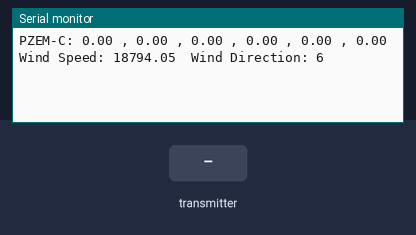
This program was run on a simulated ESP32. On the bench: the last lines printed to the serial monitor. The inputs (shaded band) are chosen by the test bench. Random numbers use the default seed unless the program sets one.

Above: at 1.2 s.
1.3 s: the transmitter starts sending Solar_Voltage = 0
At 1.67 s:
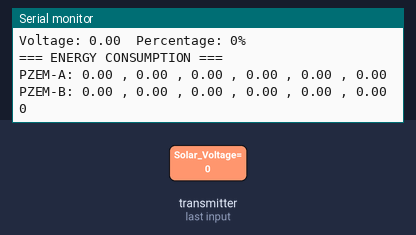
2.8 s: the transmitter starts sending Solar_Current = 25
4.3 s: the transmitter starts sending Wind_Voltage = 25
5.8 s: the transmitter starts sending Wind_Current = 25
At 6.23 s:
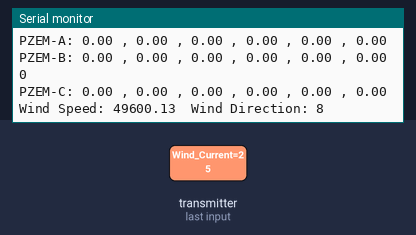
7.3 s: the transmitter starts sending Battery_Voltage = 25
8.8 s: the transmitter starts sending Battery_Percentage = 25
Timing chart, 0 to 11.3 s (numbered marks = the images above; inputs shaded):
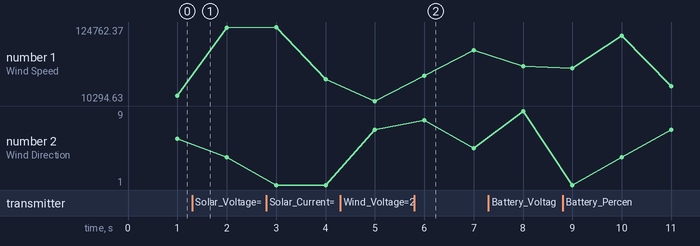

Measured:
- after the input at 1.3 s, the serial monitor: prints a new line after 0.05 s (image 1)
- after the input at 5.8 s, the serial monitor: prints a new line after 0.06 s (image 2)
- plotted number 1: 18794.05 → 123514.65 after the input at 1.3 s, 10294.63 → 88488.43 after the input at 5.8 s
- plotted number 2: 6 → 4 after the input at 1.3 s, 7 → 5 after the input at 5.8 s

The program:

main.cpp
```cpp
/*======================================================================================================================
▐▀▀▀▀▀▀▀▀▀▀▀▀▀▀▀▀▀▀▀▀▀▀▀▀▀▀▀▀▀▀▀▀▀▀▀▀▀▀▀▀▀▀▀▀▀▀▀▀▀▀▀▀▀▀▀▀▀▀▀▀▀▀▀▀▀▀▀▀▀▀▀▀▀▀▀▀▀▀▀▀▀▀▀▀▀▀▀▀▀▀▀▀▀▀▀▀▀▀▀▀▀▀▀▀▀▀▀▀▀▀▀▀▀▀▀▀▀▌
▐                                                                                                                     ▌
▐ ███████╗███████╗██████╗ ██████╗ ██████╗               ██████╗        ███╗   ███╗██╗██████╗ ██████╗ ██╗     ███████╗ ▌
▐ ██╔════╝██╔════╝██╔══██╗╚════██╗╚════██╗              ██╔══██╗██╗    ████╗ ████║██║██╔══██╗██╔══██╗██║     ██╔════╝ ▌
▐ █████╗  ███████╗██████╔╝ █████╔╝ █████╔╝    █████╗    ██████╔╝╚═╝    ██╔████╔██║██║██║  ██║██║  ██║██║     █████╗   ▌
▐ ██╔══╝  ╚════██║██╔═══╝  ╚═══██╗██╔═══╝     ╚════╝    ██╔══██╗██╗    ██║╚██╔╝██║██║██║  ██║██║  ██║██║     ██╔══╝   ▌
▐ ███████╗███████║██║     ██████╔╝███████╗              ██████╔╝╚═╝    ██║ ╚═╝ ██║██║██████╔╝██████╔╝███████╗███████╗ ▌
▐ ╚══════╝╚══════╝╚═╝     ╚═════╝ ╚══════╝              ╚═════╝        ╚═╝     ╚═╝╚═╝╚═════╝ ╚═════╝ ╚══════╝╚══════╝ ▌
▐                                                                                                                     ▌
▐▄▄▄▄▄▄▄▄▄▄▄▄▄▄▄▄▄▄▄▄▄▄▄▄▄▄▄▄▄▄▄▄▄▄▄▄▄▄▄▄▄▄▄▄▄▄▄▄▄▄▄▄▄▄▄▄▄▄▄▄▄▄▄▄▄▄▄▄▄▄▄▄▄▄▄▄▄▄▄▄▄▄▄▄▄▄▄▄▄▄▄▄▄▄▄▄▄▄▄▄▄▄▄▄▄▄▄▄▄▄▄▄▄▄▄▄▄▌
=======================================================================================================================*/

#include <Arduino.h>
#include <esp_now.h>
#include <WiFi.h>

/* ========== CONFIGURATION ========== */
// ESP-NOW Broadcast Address. Replace with LVGL LCD MAC Address
uint8_t broadcastAddress[] = {0x30, 0xC9, 0x22, 0x32, 0xB6, 0x14};

// // ULTRASONIC ANEMOMETER
// #include <UltrasonicAnemometer.h>
// #define DI 25
// #define DE 26
// #define RE 27
// #define RO 14
// #define MAX485_Vcc 33
// UltrasonicAnemometer Anemometer(RO, DI, DE, RE);

// PZEM-C
// #include <PZEM004Tv30.h>
// #define PZEM_C_RX_PIN 23
// #define PZEM_C_TX_PIN 19
// PZEM004Tv30 PZEM3(Serial1, PZEM_C_RX_PIN, PZEM_C_TX_PIN);

// MOVING AVERAGE FILTER
#include <MovingAverageFilter.h>
enum SensorChannel
{
    WIND_SPEED_MS,
    WIND_SPEED_KPH,
    WIND_DIRECTION,
    PZEM_C_VOLTAGE,
    PZEM_C_CURRENT,
    PZEM_C_POWER,
    PZEM_C_ENERGY,
    PZEM_C_FREQUENCY,
    PZEM_C_POWERFACTOR,
    NUM_OF_CHANNELS
};
#define WINDOW_SIZE 15
MovingAverageFilter Filter(WINDOW_SIZE, NUM_OF_CHANNELS);

// SENSORS DATA FROM ESP32-A
struct SmoothedSensorReadings
{
    float Solar_Voltage;
    float Solar_Current;
    float Wind_Voltage;
    float Wind_Current;
    float Battery_Voltage;
    int Battery_Percentage;
    float PZEM_A_Voltage;
    float PZEM_A_Current;
    float PZEM_A_Power;
    float PZEM_A_Energy;
    float PZEM_A_Frequency;
    float PZEM_A_PowerFactor;
    float PZEM_B_Voltage;
    float PZEM_B_Current;
    float PZEM_B_Power;
    float PZEM_B_Energy;
    float PZEM_B_Frequency;
    float PZEM_B_PowerFactor;
    String RTC_Date;
    String RTC_Time;
    String RTC_Timestamp;
    int RTC_TimeInt;
};
SmoothedSensorReadings SensorData;

// SENSORS DATA TO SEND TO LVGL LCD
struct SmoothedSensorReadingsLCD
{
    float Solar_Voltage;
    float Solar_Current;
    float Wind_Voltage;
    float Wind_Current;
    float WindSpeed_ms;
    float WindSpeed_kph;
    int Wind_Direction;
    float Battery_Voltage;
    int Battery_Percentage;
    float PZEM_A_Voltage;
    float PZEM_A_Current;
    float PZEM_A_Power;
    float PZEM_A_Energy;
    float PZEM_A_Frequency;
    float PZEM_A_PowerFactor;
    float PZEM_B_Voltage;
    float PZEM_B_Current;
    float PZEM_B_Power;
    float PZEM_B_Energy;
    float PZEM_B_Frequency;
    float PZEM_B_PowerFactor;
    float PZEM_C_Voltage;
    float PZEM_C_Current;
    float PZEM_C_Power;
    float PZEM_C_Energy;
    float PZEM_C_Frequency;
    float PZEM_C_PowerFactor;
    String RTC_Date;
    String RTC_Time;
    String RTC_Timestamp;
    int RTC_TimeInt;
};
SmoothedSensorReadingsLCD SensorDataLCD;

esp_now_peer_info_t peerInfo;

// FUNCTIONS
void SensorReadings();
void DisplayResult();
/* ========== END OF CONFIGURATION ========== */

void OnDataRecv(const uint8_t *mac, const uint8_t *incomingData, int len)
{
    memcpy(&SensorData, incomingData, sizeof(SensorData));
    Serial.println();
    Serial.print("Bytes received: ");
    Serial.println(len);
    DisplayResult();
}

void setup()
{
    Serial.begin(115200);

    // Anemometer.begin();
    // Anemometer.setDirectionOffset(195);

    WiFi.mode(WIFI_STA);

    if (esp_now_init() != ESP_OK)
    {
        Serial.println("Error initializing ESP-NOW");
        return;
    }

    esp_now_register_recv_cb(OnDataRecv);

    memcpy(peerInfo.peer_addr, broadcastAddress, 6);
    peerInfo.channel = 0;
    peerInfo.encrypt = false;

    if (esp_now_add_peer(&peerInfo) != ESP_OK)
    {
        Serial.println("Failed to add peer");
        return;
    }
}

ulong previousMillis = 0;

void loop()
{
    // Read PZEM_C
    SensorReadings();

    ulong currentMillis = millis();

    if ((currentMillis - previousMillis >= 1000))
    {
        previousMillis = currentMillis;

        SensorDataLCD.Solar_Voltage = SensorData.Solar_Voltage;
        SensorDataLCD.Solar_Current = SensorData.Solar_Current;
        SensorDataLCD.Wind_Voltage = SensorData.Wind_Voltage;
        SensorDataLCD.Wind_Current = SensorData.Wind_Current;
        SensorDataLCD.WindSpeed_ms;
        SensorDataLCD.WindSpeed_kph;
        SensorDataLCD.Wind_Direction;
        SensorDataLCD.Battery_Voltage = SensorData.Battery_Voltage;
        SensorDataLCD.Battery_Percentage = SensorData.Battery_Percentage;
        SensorDataLCD.PZEM_A_Voltage = SensorData.PZEM_A_Voltage;
        SensorDataLCD.PZEM_A_Current = SensorData.PZEM_A_Current;
        SensorDataLCD.PZEM_A_Power = SensorData.PZEM_A_Power;
        SensorDataLCD.PZEM_A_Energy = SensorData.PZEM_A_Energy;
        SensorDataLCD.PZEM_A_Frequency = SensorData.PZEM_A_Frequency;
        SensorDataLCD.PZEM_A_PowerFactor = SensorData.PZEM_A_PowerFactor;
        SensorDataLCD.PZEM_B_Voltage = SensorData.PZEM_B_Voltage;
        SensorDataLCD.PZEM_B_Current = SensorData.PZEM_B_Current;
        SensorDataLCD.PZEM_B_Power = SensorData.PZEM_B_Power;
        SensorDataLCD.PZEM_B_Energy = SensorData.PZEM_B_Power;
        SensorDataLCD.PZEM_B_Frequency = SensorData.PZEM_B_Frequency;
        SensorDataLCD.PZEM_B_PowerFactor = SensorData.PZEM_B_PowerFactor;
        SensorDataLCD.PZEM_C_Voltage;
        SensorDataLCD.PZEM_C_Current;
        SensorDataLCD.PZEM_C_Power;
        SensorDataLCD.PZEM_C_Energy;
        SensorDataLCD.PZEM_C_Frequency;
        SensorDataLCD.PZEM_C_PowerFactor;
        SensorDataLCD.RTC_Date = SensorData.RTC_Date;
        SensorDataLCD.RTC_Time = SensorData.RTC_Time;
        SensorDataLCD.RTC_Timestamp = SensorData.RTC_Timestamp;
        SensorDataLCD.RTC_TimeInt = SensorData.RTC_TimeInt;

        Serial.printf("PZEM-C: %0.2f , %0.2f , %0.2f , %0.2f , %0.2f , %0.2f \n", SensorDataLCD.PZEM_C_Voltage, SensorDataLCD.PZEM_C_Current, SensorDataLCD.PZEM_C_Power, SensorDataLCD.PZEM_C_Energy, SensorDataLCD.PZEM_C_Frequency, SensorDataLCD.PZEM_C_PowerFactor);
        Serial.printf("Wind Speed: %0.2f  Wind Direction: %d\n", SensorDataLCD.WindSpeed_kph, SensorDataLCD.Wind_Direction);

        // Send message via ESP-NOW
        esp_err_t result = esp_now_send(broadcastAddress, (uint8_t *)&SensorDataLCD, sizeof(SensorDataLCD));
    }
}

float randomFloat(float minVal, float maxVal) {
  return minVal + (float)random() / ((float)RAND_MAX / (maxVal - minVal));
}

/* ========== SENSOR READINGS ========== */
void SensorReadings()
{
    // RAW READINGS
#define SAMPLEDATA 0
#if SAMPLEDATA == 1
    static float pzem_voltage = PZEM3.voltage();
    static float pzem_current = PZEM3.current();
    static float pzem_power = PZEM3.power();
    static float pzem_energy = PZEM3.energy();
    static float pzem_frequency = PZEM3.frequency();
    static float pzem_pf = PZEM3.pf();

    // ADD RAW READINGS TO MOVING AVERAGE FILTER
    Filter.addReading(pzem_voltage, PZEM_C_VOLTAGE);
    Filter.addReading(pzem_current, PZEM_C_CURRENT);
    Filter.addReading(pzem_power, PZEM_C_POWER);
    Filter.addReading(pzem_energy, PZEM_C_ENERGY);
    Filter.addReading(pzem_frequency, PZEM_C_ENERGY);
    Filter.addReading(pzem_pf, PZEM_C_POWERFACTOR);

    // GET SMOOTHED READINGS AND UPDATE STRUCT DATA
    SensorData.PZEM_C_Voltage = Filter.getAverage(PZEM_C_VOLTAGE);
    SensorData.PZEM_C_Current = Filter.getAverage(PZEM_C_CURRENT);
    SensorData.PZEM_C_Power = Filter.getAverage(PZEM_C_POWER);
    SensorData.PZEM_C_Energy = Filter.getAverage(PZEM_C_ENERGY);
    SensorData.PZEM_C_Frequency = Filter.getAverage(PZEM_C_FREQUENCY);
    SensorData.PZEM_C_PowerFactor = Filter.getAverage(PZEM_C_POWERFACTOR);
#else
    // SensorDataLCD.WindSpeed_ms = Anemometer.getWindSpeed_ms();
    // SensorDataLCD.WindSpeed_kph = Anemometer.getWindSpeed_kph();
    // SensorDataLCD.Wind_Direction = Anemometer.getWind_Direction();
    // float WindSpeed_ms;
    // float WindSpeed_kph;
    // int Wind_Direction;

    // if (!isnan(Anemometer.readData()))
    // {
    //     // Anemometer Data successfully read
    //     WindSpeed_ms = Anemometer.getWindSpeed_ms();
    //     WindSpeed_kph = Anemometer.getWindSpeed_kph();
    //     Wind_Direction = Anemometer.getWind_Direction();
    // }
    // else
    // {
    //     // Handle error: No anemometer data received
    //     // windSpeed_ms and wind_Direction will be nan
    //     Serial.printf("Anemometer Error: No data received\n");
    // }

    // Filter.addReading(WindSpeed_ms, WIND_SPEED_MS);
    // Filter.addReading(WindSpeed_kph, WIND_SPEED_KPH);
    // Filter.addReading(Wind_Direction, WIND_DIRECTION);

    // SensorDataLCD.WindSpeed_ms = Filter.getAverage(WIND_SPEED_MS);
    // SensorDataLCD.WindSpeed_kph = Filter.getAverage(WIND_SPEED_KPH);
    // SensorDataLCD.Wind_Direction = Filter.getAverage(WIND_DIRECTION);

    SensorDataLCD.WindSpeed_ms = randomFloat(0.0, 10.0);
    SensorDataLCD.WindSpeed_kph = randomFloat(0.0, 2.0);
    SensorDataLCD.Wind_Direction = random(0, 10);
    SensorDataLCD.PZEM_C_Voltage = 0;
    SensorDataLCD.PZEM_C_Current = 0;
    SensorDataLCD.PZEM_C_Power = 0;
    SensorDataLCD.PZEM_C_Energy = 0;
    SensorDataLCD.PZEM_C_Frequency = 0;
    SensorDataLCD.PZEM_C_PowerFactor = 0;

#endif
}
/* ========== END OF SENSOR READINGS ========== */

// For Debugging Only
void DisplayResult()
{
    Serial.println("\n=== TIME ===");
    Serial.printf("Date: %s  Time: %s\n", SensorData.RTC_Date.c_str(), SensorData.RTC_Time.c_str());
    Serial.println("=== SOLAR ===");
    Serial.printf("Voltage: %0.2f  Current: %0.2f\n", SensorData.Solar_Voltage, SensorData.Solar_Current);
    Serial.println("=== WIND ===");
    // Serial.printf("Voltage: %0.2f  Current: %0.2f  Wind Speed: %0.2fkph  Wind Direction: %d\n", SensorData.Wind_Voltage, SensorData.Wind_Current, SensorData.WindSpeed_kph, SensorData.Wind_Direction);
    Serial.printf("Voltage: %0.2f  Current: %0.2f\n", SensorData.Wind_Voltage, SensorData.Wind_Current);
    Serial.println("=== BATTERY ===");
    Serial.printf("Voltage: %0.2f  Percentage: %d%\n", SensorData.Battery_Voltage, SensorData.Battery_Percentage);
    Serial.println("=== ENERGY CONSUMPTION ===");
    Serial.printf("PZEM-A: %0.2f , %0.2f , %0.2f , %0.2f , %0.2f , %0.2f \n", SensorData.PZEM_A_Voltage, SensorData.PZEM_A_Current, SensorData.PZEM_A_Power, SensorData.PZEM_A_Energy, SensorData.PZEM_A_Frequency, SensorData.PZEM_A_PowerFactor);
    Serial.printf("PZEM-B: %0.2f , %0.2f , %0.2f , %0.2f , %0.2f , %0.2f \n", SensorData.PZEM_B_Voltage, SensorData.PZEM_B_Current, SensorData.PZEM_B_Power, SensorData.PZEM_B_Energy, SensorData.PZEM_B_Frequency, SensorData.PZEM_B_PowerFactor);
    Serial.println(SensorData.RTC_TimeInt);
}
```
